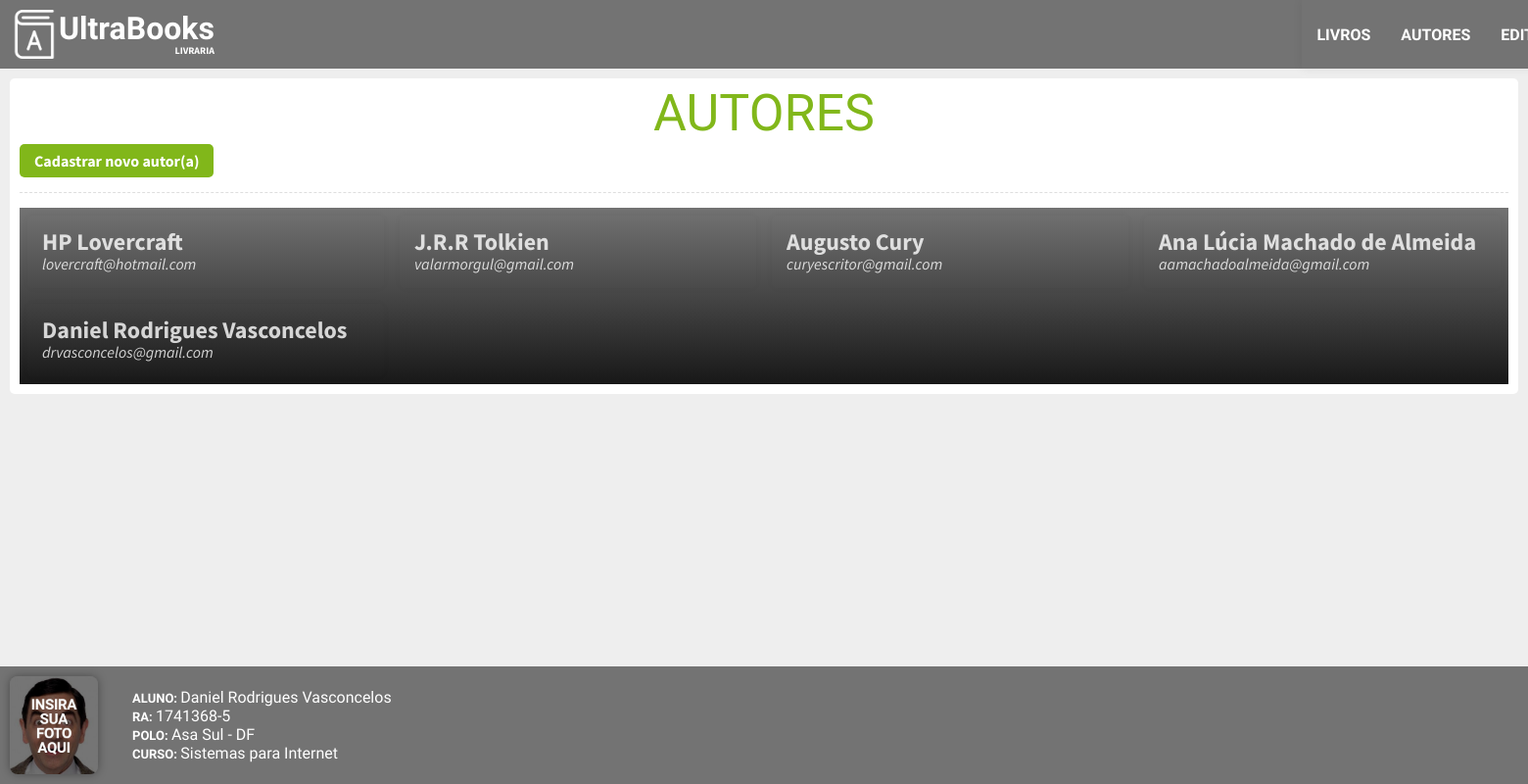
The app's page /controller/autores.php with its own data.
### tables this page shows
CREATE TABLE `autor` (
  `id` int(11) NOT NULL,
  `nome` varchar(255) NOT NULL,
  `email` varchar(255) NOT NULL,
  `formacao` varchar(255) NOT NULL,
  `foto` varchar(255) NOT NULL
);

### controller/autores.php (called while the page is built, shortened)
<?php
class autores{
    private function listarAutores(){
        include("../model/conexao.php");
        $dados = array();
        $query = $conectar->query("SELECT * FROM autor");
        while($registro = $query->fetch_assoc()){
            $dados[] = $registro;
        }
        return $dados;
    }
    public function exibirView(){
        if(isset($_GET["acao"])){
            switch($_GET["acao"]) {
                case "cadastro":
                    $conteudo = "../view/autores/cadastro.php";
                    break;
                case "detalhes":
                    $autor = $this->getDetalhes();
                    $conteudo = "../view/autores/detalhes.php";
                    break;
                case "inserir_autor":
                    $this->inserirAutor();
                    $redirecionar = "autores.php";
                    $conteudo = "../view/mensagem.php";
            }
        }   else {
            $autores = $this->listarAutores();
        }
        include("../view/view.php");
    }
}
$autores = new autores;
$autores->exibirView();
?>

### view/autores/lista.php (the view)
<section id="conteudo">
	<header class="column">
		<h1>Autores</h1>
		<div class="ferramentas">
			<a href="autores.php?acao=cadastro" class="botao">Cadastrar novo autor(a)</a>
		</div>
	</header>
	<ul class="lista">
        <?php
        foreach($autores as $autor) {
            ?>
            <a href="autores.php?acao=detalhes&id=<?=$autor["id"];?>">
                <li>
                    <div>
                        <h1><?=$autor["nome"];?></h1>
                        <address><?=$autor["email"];?></address>
                    </div>
                </li>
            </a>
        <?php
        }
        ?>
    </ul>
</section>

### view/view.php (shortened to what this page needs)
<!DOCTYPE html>
<html lang="pt-br">
	<head>
		<link rel="stylesheet" type="text/css" href="../css/estilos.css" />
	</head>
	<body>
		<header id="header">
			<div class="logotipo">
				<img src="../imagens/logotipo.png" />
				<div>
					<h1>UltraBooks</h1>
					<span>Livraria</span>
				</div>
			</div>
			<nav class="menu">
				<a href="../controller/livros.php"><span>Livros</span></a>
				<a href="../controller/autores.php"><span>Autores</span></a>
				<a href="../controller/editoras.php"><span>Editoras</span></a>
			</nav>
		</header>
		<div id="wrapper">
			<?php include($conteudo);?>
		</div>
		<footer>
			<img src="../imagens/aluno.jpeg" />
			<ul id="lista">
				<li><b>Aluno: </b>Daniel Rodrigues Vasconcelos</li>
				<li><b>RA: </b>1741368-5</li>
				<li><b>Polo: </b>Asa Sul - DF</li>
                <li><b>Curso: </b>Sistemas para Internet</li>
			</ul>
		</footer>
	</body>
</html>

### css/estilos.css (style rules this page uses)
html { height: 100%; box-sizing: border-box; }
*, *:before, *:after { box-sizing: inherit; }
body { margin: 0; padding: 0; background: #EEE; font-family: 'Source Sans Pro', sans-serif; min-height: 100%; position: relative; }
#wrapper { padding-bottom: 120px; min-height: 100%; }
h1, h2, h3, h4, h5, h6 { margin: 0; padding: 0; line-height: 100%; }
ul, li { margin: 0; padding: 0; list-style: none; }
#lista { background: #737373; }
a,a:hover,a:focus,a:visited { text-decoration: none; color:inherit }
.botao, input, button, select { font-family: 'Source Sans Pro', sans-serif; font-size: 16px; border-radius: 5px; background: #FFF; }
.botao { border: none !important; background: #81B71A; padding: 7px 15px; font-weight: bold; color: #FFF !important; cursor: pointer; box-shadow: 0 0 0px transparent; transition: background 500ms, box-shadow 500ms; align-self: center; }
#header { background: #737373; display: flex; }
#header .logotipo { display: flex; color: #FFF; padding: 10px; }
#header .logotipo img { height: 50px; }
#header .logotipo div { display: flex; flex-direction: column; justify-content: center; }
#header .logotipo span { text-transform: uppercase; font-size: 10px; font-weight: bold; text-align: right; }
#header .logotipo h1 { font-family: 'Dosis', sans-serif; }
#header .menu { font-family: 'Dosis', sans-serif; text-transform: uppercase; color: #ffff; font-weight: bold; background: #737373; display: flex; margin-left: 1100px; box-shadow: 0 0 10px rgba(0, 0, 0, 0.07); }
#header .menu a { margin: 0.5px; padding-left: 15px; padding-right: 15px; display: flex; transition: text-shadow 500ms, color 500ms; text-shadow: 0 0 0px transparent; }
#header .menu a span { margin: auto; }
footer { background: #737373; display: flex; font-family: 'Dosis', sans-serif; position: absolute; right: 0; bottom: 0; left: 0; }
footer img { height: 100px; border-radius: 8px; box-shadow: 0 0 10px rgba(0, 0, 0, 0.36); margin: 10px; }
footer ul { display: flex; flex-direction: column; justify-content: center; color: #FFF; background: #fc4872; padding: 0 25px; }
footer ul b { text-transform: uppercase; font-size: 13px; }
#conteudo { margin: 10px; padding: 10px; background: #FFF; border-radius: 5px; }
.column { flex-direction: column !important; }
#conteudo header { padding-bottom: 15px; margin-bottom: 15px; border-bottom: 1px dashed #dedede; display: flex; }
#conteudo header h1 { font-size: 52px; text-align: center; text-transform: uppercase; font-weight: normal; font-family: 'Dosis', sans-serif; color: #81B71A; }
#conteudo .lista { display: flex; flex-wrap: wrap; background: linear-gradient(to bottom, #737373 0%, #181818 100%), transparent; color: #FFF; }
#conteudo .lista a { width: 25%; min-width: 25%; max-width: 25%; display: flex; }
#conteudo .lista a li { flex-grow: 1; display: flex; margin: 8px; box-shadow: 0 0 10px rgba(0, 0, 0, 0.05); border-radius: 5px; transition: box-shadow 200ms, opacity 200ms; overflow: hidden; font-weight: normal; opacity: 0.8; }
#conteudo .lista a div { margin: auto 0; padding: 15px; }
.ferramentas { margin-top: 5px; display: flex; }
.ferramentas .botao { margin-right: 5px; }

### records on screen
autor: nome "HP Lovercraft", email "lovercraft@hotmail.com"
autor: nome "J.R.R Tolkien", email "valarmorgul@gmail.com"
autor: nome "Augusto Cury", email "curyescritor@gmail.com"
autor: nome "Ana Lúcia Machado de Almeida", email "aamachadoalmeida@gmail.com"
autor: nome "Daniel Rodrigues Vasconcelos", email "drvasconcelos@gmail.com"
